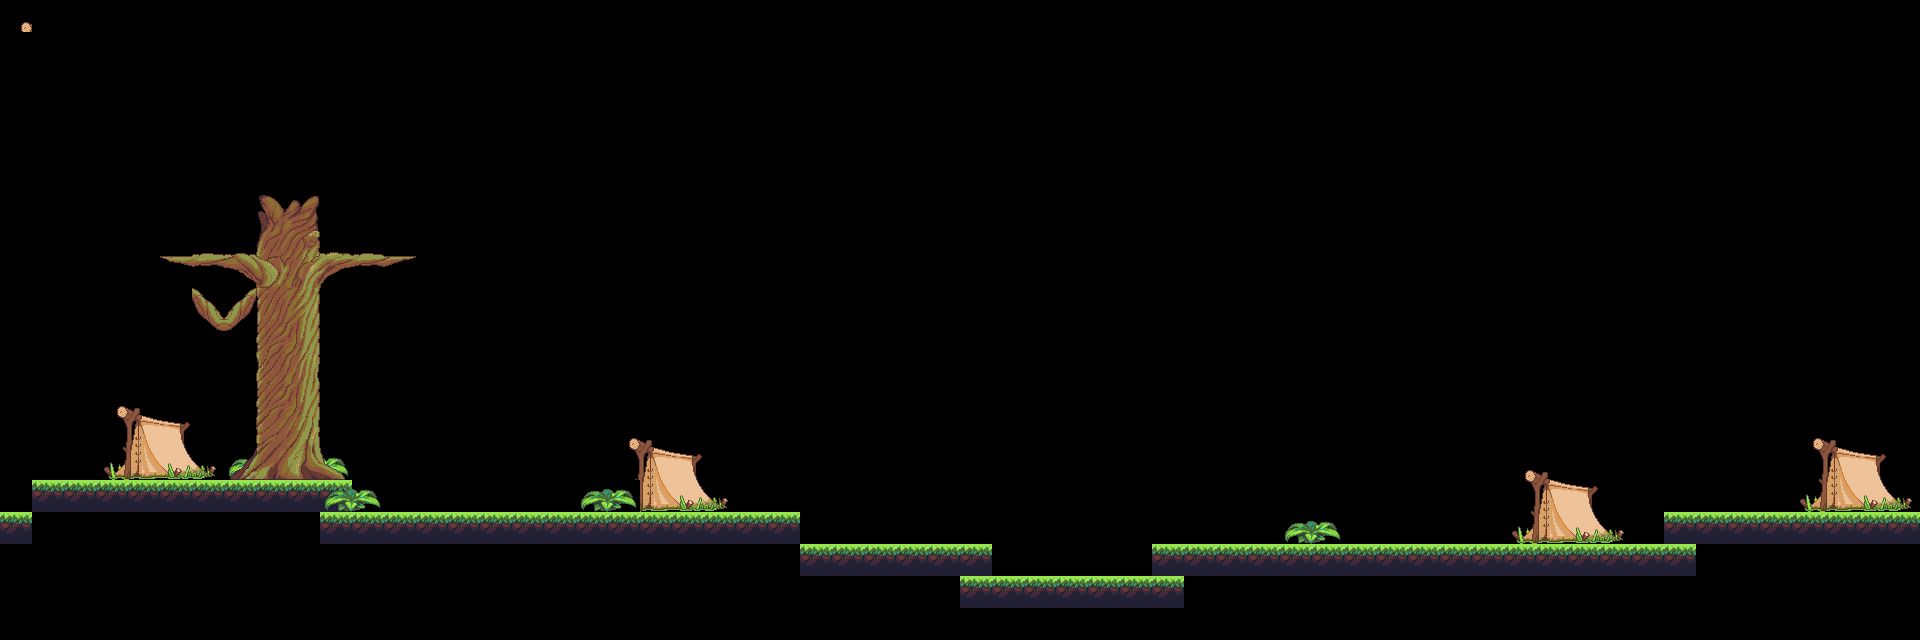

Tiled map render using the project's own tile images. Description and the map definition, with tile-layer contents summarised, below:
An orthogonal 60x20 tile map with 32x32 px tiles, 3 tile layers (Collision, B2, BG1), 2 tilesets.

<map version="1.10" tiledversion="1.10.2" orientation="orthogonal" renderorder="right-down" compressionlevel="0" width="60" height="20" tilewidth="32" tileheight="32" infinite="0" nextlayerid="4" nextobjectid="1">
 <tileset firstgid="1" name="Jungle_terrain" tilewidth="32" tileheight="32" tilecount="420" columns="28">
  <image source="Jungle_terrain.png" width="896" height="480" />
 </tileset>
 <tileset firstgid="421" name="objects" tilewidth="32" tileheight="32" tilecount="91" columns="13">
  <image source="objects.png" width="416" height="224" />
 </tileset>
 <layer id="3" name="Collision" width="60" height="20">
  <data>[1200 cells, 64 non-empty, 1 distinct tile ids]</data>
 </layer>
 <layer id="1" name="B2" width="60" height="20">
  <data>[1200 cells, 58 non-empty, 14 distinct tile ids]</data>
 </layer>
 <layer id="2" name="BG1" width="60" height="20">
  <data>[1200 cells, 36 non-empty, 34 distinct tile ids]</data>
 </layer>
</map>
